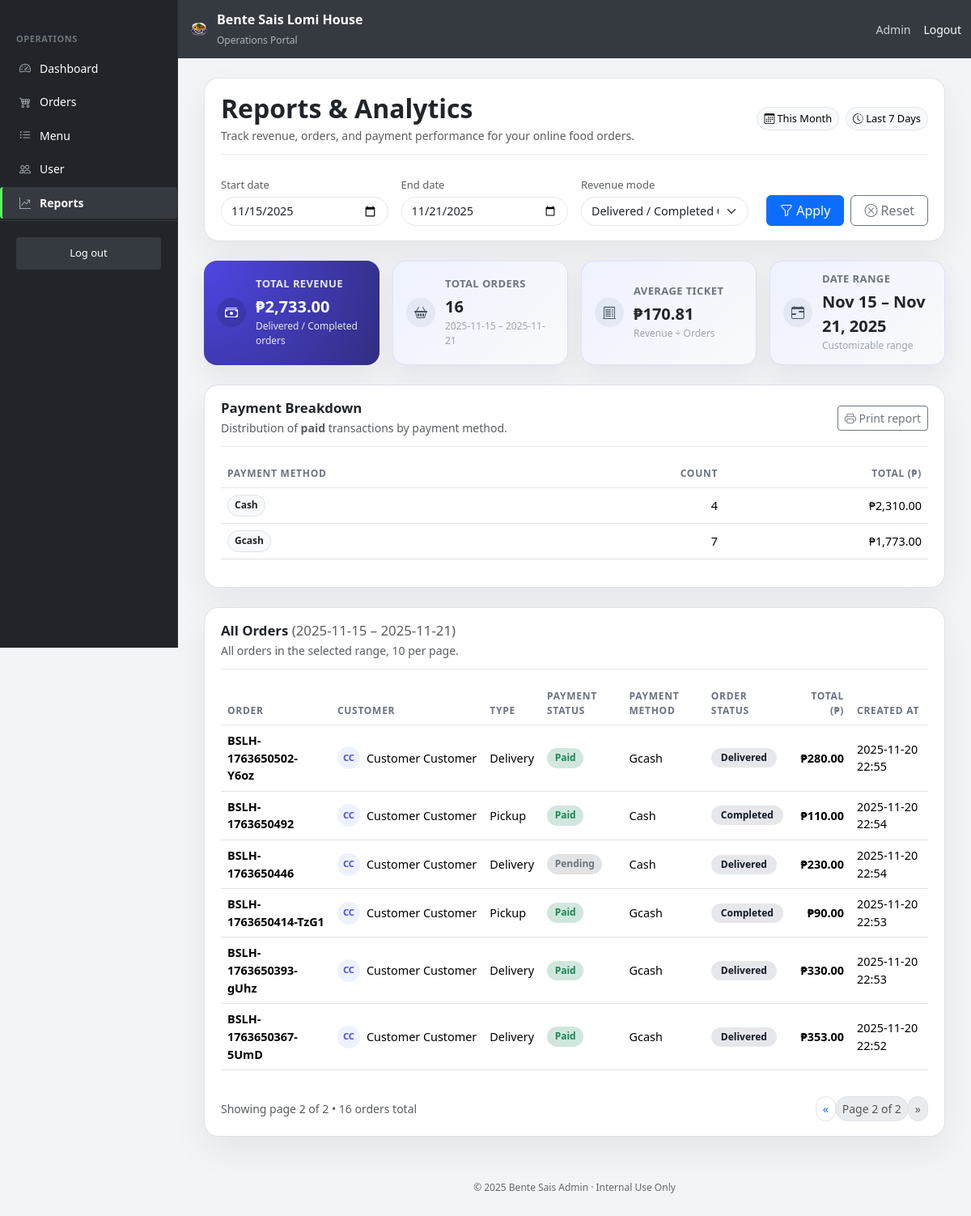
/admin/reports.php?start=2025-11-15&end=2025-11-21&rev_mode=completed&page=2 (signed in), run on the app's committed database.
### tables this page shows
CREATE TABLE `order_payment_details` (
  `payment_id` int(11) NOT NULL,
  `order_id` int(11) NOT NULL,
  `payment_method` enum('cash','gcash','card') NOT NULL,
  `payment_status` enum('pending','paid','failed','refunded') DEFAULT 'pending',
  `gcash_reference` varchar(100) DEFAULT NULL,
  `gcash_amount` decimal(10,2) DEFAULT NULL,
  `gcash_sender_name` varchar(100) DEFAULT NULL,
  `amount_paid` decimal(10,2) DEFAULT NULL,
  `change_amount` decimal(10,2) DEFAULT NULL,
  `paid_at` datetime DEFAULT NULL
);

CREATE TABLE `orders` (
  `order_id` int(11) NOT NULL,
  `order_number` varchar(20) NOT NULL,
  `user_id` int(11) DEFAULT NULL,
  `order_type` enum('pickup','delivery') NOT NULL,
  `order_time` datetime NOT NULL,
  `preferred_time` datetime DEFAULT NULL,
  `status` enum('pending','confirmed','preparing','ready','out_for_delivery','delivered','completed','cancelled') DEFAULT 'pending',
  `subtotal` decimal(10,2) NOT NULL DEFAULT 0.00,
  `delivery_fee` decimal(10,2) NOT NULL DEFAULT 0.00,
  `tip_amount` decimal(10,2) NOT NULL DEFAULT 0.00,
  `total_amount` decimal(10,2) NOT NULL DEFAULT 0.00,
  `handler_id` int(11) DEFAULT NULL,
  `driver_id` int(11) DEFAULT NULL,
  `confirmed_at` datetime DEFAULT NULL,
  `preparing_at` datetime DEFAULT NULL,
  `ready_at` datetime DEFAULT NULL,
  `out_for_delivery_at` datetime DEFAULT NULL,
  `delivered_at` datetime DEFAULT NULL,
  `cancelled_at` datetime DEFAULT NULL,
  `created_at` datetime DEFAULT current_timestamp(),
  `updated_at` datetime DEFAULT current_timestamp() ON UPDATE current_timestamp()
);

### admin/reports.php (the view, shortened to what the rows shown need)
<?php
include __DIR__ . '/includes/header.php';
$DB = [
  'TABLE_ORDERS'   => 'orders',
  'TABLE_CUST'     => 'order_customer_details',
  'TABLE_PAY'      => 'order_payment_details',
  'COL_ORDER_ID'   => 'order_id',
  'COL_ORDER_NUM'  => 'order_number',
  'COL_USER_ID'    => 'user_id',
  'COL_CUST_NAME'  => 'customer_first_name',
  'COL_CUST_LNAME' => 'customer_last_name',
  'COL_TYPE'       => 'order_type',
  'COL_STATUS'     => 'status',
  'COL_PAY_STATUS' => 'payment_status',
  'COL_PAY_METHOD' => 'payment_method',
  'COL_PAY_AMOUNT' => 'amount_paid',
  'COL_PAY_DATE'   => 'paid_at',
  'COL_TOTAL'      => 'total_amount',
  'COL_CREATED'    => 'created_at',
];
function peso($n) { return '₱' . number_format((float)$n, 2); }
function h($s){ return htmlspecialchars((string)$s, ENT_QUOTES, 'UTF-8'); }
$start = isset($_GET['start']) && $_GET['start'] !== '' ? $_GET['start'] : date('Y-m-d', strtotime('-6 days'));
$end   = isset($_GET['end'])   && $_GET['end']   !== '' ? $_GET['end']   : date('Y-m-d');
$perPage = 10;
$page = isset($_GET['page']) ? (int)$_GET['page'] : 1;
$from = $start . ' 00:00:00';
$to   = $end   . ' 23:59:59';
$T_O = $DB['TABLE_ORDERS'];
$T_C = $DB['TABLE_CUST'];
$T_P = $DB['TABLE_PAY'];
$O_ID = $DB['COL_ORDER_ID'];
$O_NUM = $DB['COL_ORDER_NUM'];
$O_CREATED = $DB['COL_CREATED'];
$O_STATUS = $DB['COL_STATUS'];
$O_TOTAL = $DB['COL_TOTAL'];
$O_TYPE = $DB['COL_TYPE'];
$C_FNAME = $DB['COL_CUST_NAME'];
$C_LNAME = $DB['COL_CUST_LNAME'];
$P_STATUS = $DB['COL_PAY_STATUS'];
$P_METHOD = $DB['COL_PAY_METHOD'];
$offset = ($page - 1) * $perPage;
$orders = [];
$sql = "SELECT
            o.$O_ID, o.$O_NUM, o.$O_CREATED, o.$O_TYPE, o.$O_STATUS, o.$O_TOTAL,
            CONCAT(ocd.$C_FNAME, ' ', ocd.$C_LNAME) as customer_name,
            opd.$P_STATUS, opd.$P_METHOD
        FROM $T_O o
        LEFT JOIN $T_C ocd ON o.$O_ID = ocd.$O_ID
        LEFT JOIN $T_P opd ON o.$O_ID = opd.$O_ID
        WHERE o.$O_CREATED BETWEEN ? AND ?
        ORDER BY o.$O_CREATED DESC
        LIMIT ? OFFSET ?";
if ($stmt = $conn->prepare($sql)) {
  $stmt->bind_param('ssii', $from, $to, $perPage, $offset);
  $stmt->execute();
  $res = $stmt->get_result();
  while ($r = $res->fetch_assoc()) { $orders[] = $r; }
}
?>
<div class="container-fluid">
  <main class="main-content py-4">
    <div class="content-card mb-4 no-print">
      <div class="content-card-header d-flex justify-content-between align-items-center">
        <div>
          <h2 class="page-title mb-1">Reports &amp; Analytics</h2>
        </div>
      </div>
    </div>
    <div id="print-area">
      <div class="content-card mb-4">
        <div class="content-card-header d-flex justify-content-between align-items-center">
          <div>
            <h2 class="section-title mb-1">Payment Breakdown</h2>
          </div>
        </div>
        <div class="table-responsive mt-3">
          <table class="table table-hover align-middle modern-table">
            <thead>
              <tr>
                <th>Payment method</th>
                <th class="text-end">Count</th>
                <th class="text-end">Total (₱)</th>
              </tr>
            </thead>
          </table>
        </div>
      </div>
      <div class="content-card">
        <div class="content-card-header d-flex justify-content-between align-items-center flex-wrap gap-2">
          <div>
            <h2 class="section-title mb-1">
              All Orders <span class="text-muted fw-normal">(<?= h($start) ?> – <?= h($end) ?>)</span>
            </h2>
          </div>
        </div>
        <div class="table-responsive mt-3">
          <table class="table table-hover align-middle modern-table">
            <thead>
              <tr>
                <th>Order</th>
                <th>Customer</th>
                <th>Type</th>
                <th>Payment status</th>
                <th>Payment method</th>
                <th>Order status</th>
                <th class="text-end">Total (₱)</th>
                <th>Created at</th>
              </tr>
            </thead>
            <tbody>
              <?php if (!$orders): ?>
                <tr>
                  <td colspan="8" class="text-center text-muted py-4">
                    <i class="bi bi-inbox me-1"></i>No orders in this period.
                  </td>
                </tr>
              <?php else: ?>
                <?php foreach ($orders as $r): ?>
                  <tr>
                    <td class="fw-semibold">
                      <strong><?= h($r[$O_NUM] ?? $r[$O_ID]) ?></strong>
                    </td>
                    <td>
                      <?php
                        $customer = trim($r['customer_name'] ?? '');
                        $initials = 'C';
                        if ($customer !== '') {
                          $parts = explode(' ', $customer);
                          $initials = strtoupper(substr($parts[0], 0, 1) . (isset($parts[1]) ? substr($parts[1], 0, 1) : ''));
                        }
                      ?>
                      <div class="d-flex align-items-center gap-2">
                        <div class="avatar-circle">
                          <span><?= h($initials) ?></span>
                        </div>
                        <span class="text-truncate" style="max-width: 160px;">
                          <?= h($customer ?: 'Walk-in / Unknown') ?>
                        </span>
                      </div>
                    </td>
                    <td><?= h(ucfirst($r[$O_TYPE])) ?></td>
                    <td>
                      <?php
                        $payStatus = $r[$P_STATUS] ?? 'unpaid';
                        $payBadge = 'bg-secondary-subtle text-secondary';
                        if ($payStatus === 'paid') {
                            $payBadge = 'bg-success-subtle text-success';
                        } elseif ($payStatus === 'failed') {
                            $payBadge = 'bg-danger-subtle text-danger';
                        } elseif ($payStatus === 'refunded') {
                            $payBadge = 'bg-info-subtle text-info';
                        }
                      ?>
                      <span class="badge <?= h($payBadge) ?> badge-rounded">
                        <?= h(ucfirst($payStatus ?: 'Pending')) ?>
                      </span>
                    </td>
                    <td class="text-capitalize">
                      <?= h($r[$P_METHOD] ? $r[$P_METHOD] : '—') ?>
                    </td>
                    <td>
                      <?php
                        $status_map = [
                          'pending'          => 'status-pending',
                          'confirmed'        => 'status-confirmed',
                          'preparing'        => 'status-preparing',
                          'ready'            => 'status-ready',
                          'out_for_delivery' => 'status-out-for-delivery',
                          'delivered'        => 'status-delivered',
                          'completed'        => 'status-completed',
                          'cancelled'        => 'status-cancelled',
                        ];
                        $status_class = $status_map[$r[$O_STATUS]] ?? 'bg-secondary text-white';
                      ?>
                      <span class="status-badge <?= h($status_class) ?>">
                        <?= h(ucfirst(str_replace('_', ' ', $r[$O_STATUS]))) ?>
                      </span>
                    </td>
                    <td class="text-end fw-semibold">
                      <?= h(peso($r[$O_TOTAL])) ?>
                    </td>
                    <td>
                      <?= h(date('Y-m-d H:i', strtotime($r[$O_CREATED]))) ?>
                    </td>
                  </tr>
                <?php endforeach; ?>
              <?php endif; ?>
            </tbody>
          </table>
        </div>
      </div>
    </div> </main>
</div>
<?php include __DIR__ . '/includes/footer.php'; ?>

### data on the page
order_payment_details: order.order_number "BSLH-1763650502-Y6oz", initials "CC", customer "Customer Customer", order.order_type "Delivery", payment_status "Paid", payment_method "Gcash", order.status "Delivered", order.total_amount "₱280.00", order.created_at "2025-11-20 22:55"
order_payment_details: order.order_number "BSLH-1763650492", initials "CC", customer "Customer Customer", order.order_type "Pickup", payment_status "Paid", payment_method "Cash", order.status "Completed", order.total_amount "₱110.00", order.created_at "2025-11-20 22:54"
order_payment_details: order.order_number "BSLH-1763650446", initials "CC", customer "Customer Customer", order.order_type "Delivery", payment_status "Pending", payment_method "Cash", order.status "Delivered", order.total_amount "₱230.00", order.created_at "2025-11-20 22:54"
order_payment_details: order.order_number "BSLH-1763650414-TzG1", initials "CC", customer "Customer Customer", order.order_type "Pickup", payment_status "Paid", payment_method "Gcash", order.status "Completed", order.total_amount "₱90.00", order.created_at "2025-11-20 22:53"
order_payment_details: order.order_number "BSLH-1763650393-gUhz", initials "CC", customer "Customer Customer", order.order_type "Delivery", payment_status "Paid", payment_method "Gcash", order.status "Delivered", order.total_amount "₱330.00", order.created_at "2025-11-20 22:53"
order_payment_details: order.order_number "BSLH-1763650367-5UmD", initials "CC", customer "Customer Customer", order.order_type "Delivery", payment_status "Paid", payment_method "Gcash", order.status "Delivered", order.total_amount "₱353.00", order.created_at "2025-11-20 22:52"

### other printed values
get_user_name() "Admin"
peso($sum['revenue']) "₱2,733.00"
$sum['orders'] "16"
$start "2025-11-15"
$end "2025-11-21"
peso($sum['revenue'] / $sum['orders']) "₱170.81"
date('M d', strtotime($start)) "Nov 15"
date('M d, Y', strtotime($end)) "Nov 21, 2025"
$r['method'] "Cash"
$r['cnt'] "4"
peso($r['amt']) "₱2,310.00"
$r['method'] "Gcash"
$r['cnt'] "7"
peso($r['amt']) "₱1,773.00"
$page "2"
